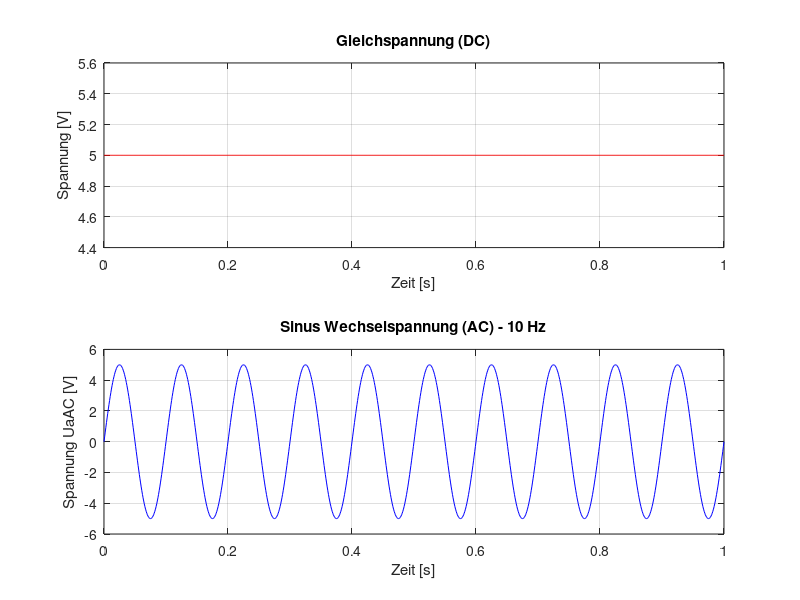

Recreate this plot in MATLAB.
% Gleichspannung vs. Wechselstrom

% Zeitvektor
t = 0:0.001:1; % 1 Sekunde bei 1 kHz Abtastfrequenz

% Gleichspannungssignal (DC)
U_dc = 5 * ones(size(t)); % konstante Spannung 5 V

% Wechselspannungssignal (AC), sinusförmig
f_ac = 10; % Frequenz 10 Hz
U_ac = 5 * sin(2 * pi * f_ac * t); % Amplitude 5 V

% Darstellung
figure;
subplot(2,1,1);
plot(t, U_dc, 'r');
title('Gleichspannung (DC)');
xlabel('Zeit [s]');
ylabel('Spannung [V]');
grid on;

subplot(2,1,2);
plot(t, U_ac, 'b');
title('Sinus Wechselspannung (AC) - 10 Hz');
xlabel('Zeit [s]');
ylabel('Spannung UaAC [V]');
grid on;
